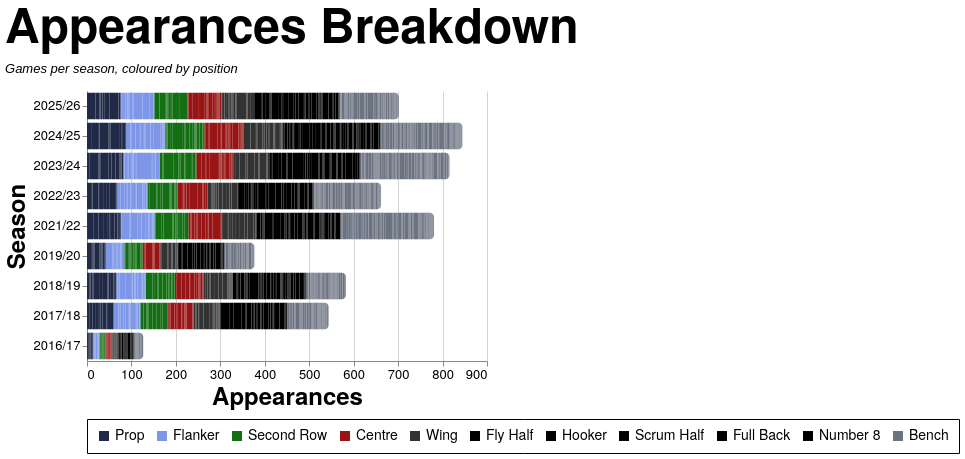

Express this chart as Vega-Lite.
### Vega-Lite specification from a JSON file in a GitHub repository (floating-point values rounded to 4 significant figures; data arrays with more than 128 entries replaced by an {"elided": "..."} marker saying what was removed)
{"config": {"axis": {"labelFont": "PT Sans Narrow, Helvetica Neue, Helvetica, Arial, sans-serif", "titleFont": "PT Sans Narrow, Helvetica Neue, Helvetica, Arial, sans-serif", "labelFontSize": 13, "titleFontSize": 24, "gridColor": "#202947", "gridOpacity": 0.2, "zindex": 1}, "text": {"font": "Lato, sans-serif"}, "bar": {"cornerRadiusEnd": 5}, "header": {"labelFont": "PT Sans Narrow, Helvetica Neue, Helvetica, Arial, sans-serif", "titleFont": "PT Sans Narrow, Helvetica Neue, Helvetica, Arial, sans-serif", "labelFontSize": 24, "titleFontSize": 28, "labelFontWeight": "bold", "orient": "left"}, "legend": {"labelFont": "PT Sans Narrow, Helvetica Neue, Helvetica, Arial, sans-serif", "titleFont": "PT Sans Narrow, Helvetica Neue, Helvetica, Arial, sans-serif", "labelFontSize": 14, "titleFontSize": 16, "titlePadding": 5, "fillColor": "white", "strokeColor": "black", "padding": 10, "titleFontWeight": "lighter", "titleFontStyle": "italic", "titleColor": "gray", "offset": 10}, "title": {"font": "PT Sans Narrow, Helvetica Neue, Helvetica, Arial, sans-serif", "fontSize": 48, "fontWeight": "bold", "anchor": "start", "align": "center", "titlePadding": 20, "subtitlePadding": 10, "subtitleFontSize": 13, "subtitleColor": "", "subtitleFontStyle": "italic", "offset": 15, "color": "black"}, "axisX": {"labelAngle": 0}, "facet": {"title": null, "header": null, "align": {"row": "each", "column": "each"}, "spacing": 10}, "resolve": {"scale": {"y": "independent", "facet": "independent"}}, "background": "transparent", "scale": {"offsetBandPaddingOuter": 0.2, "offsetBandPaddingInner": 0.1}, "view": {"stroke": null, "background": "transparent"}}, "data": {"name": "data-5631e59b85a0aa5156f39b1c0ac0abf6"}, "mark": {"type": "bar"}, "encoding": {"color": {"field": "color_value", "legend": {"orient": "bottom", "title": null}, "scale": {"domain": ["Prop", "Flanker", "Second Row", "Centre", "Wing", "Fly Half", "Hooker", "Scrum Half", "Full Back", "Number 8", "Bench"], "range": ["#202946", "#7d96e8", "#146f14", "#991515", "#333333", "#000000", "#000000", "#000000", "#000000", "#000000", "#6b7280"]}, "type": "nominal"}, "order": {"field": "stack_order", "type": "quantitative"}, "tooltip": [{"field": "player", "title": "Player", "type": "nominal"}, {"field": "season", "title": "Season", "type": "nominal"}, {"field": "color_value", "title": "Position", "type": "nominal"}, {"aggregate": "sum", "field": "apps", "title": "Appearances", "type": "quantitative"}], "x": {"aggregate": "sum", "field": "apps", "title": "Appearances", "type": "quantitative"}, "y": {"field": "season", "sort": {"field": "season_sort", "op": "max", "order": "descending"}, "title": "Season", "type": "nominal"}}, "height": {"step": 30}, "title": {"text": "Appearances Breakdown", "subtitle": "Games per season, coloured by position"}, "width": 400, "$schema": "https://vega.github.io/schema/vega-lite/v5.20.1.json", "datasets": {"data-5631e59b85a0aa5156f39b1c0ac0abf6": {"elided": "2509 records"}}}
